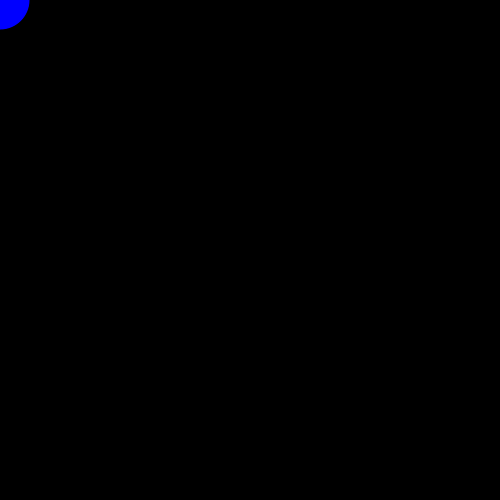
Frame 1 (no input)
Frame 60 (the mouse pressed at the canvas centre just before this capture): identical to frame 1, image omitted
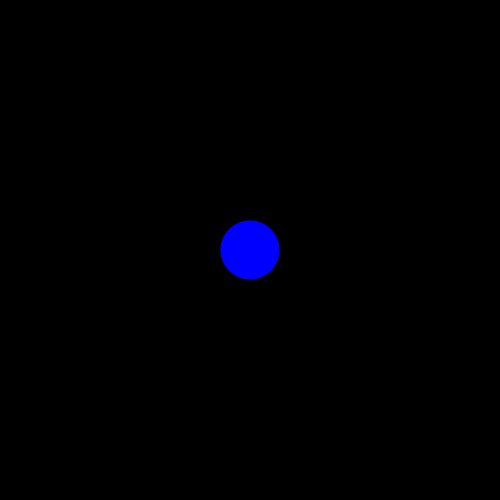
Frame 120 (the mouse held since frame 60 and released just before this capture)

The Processing sketch that drew these frames (run headless with seeded random() and noise(); from frame 60 on, the mouse is pressed at the canvas centre):

// Processing sketch: object_with_transparent_tail
// ── object_with_transparent_tail.pde
//guidance from Learning Processing chapter 9 (arrays)
// an ellipse with a tail

Object myObject;

void setup() {
  size (500,500);

  myObject = new Object();

}

void draw() {
  background(0);
  noCursor();

  myObject.display();
}

//object made with a class
class Object {
  // variables x and y positions
  int[] x = new int[60];
  int[] y = new int[60];


  void display() {

   // array values
    for (int i = 0; i < x.length - 1; i++) {
      x[i] = x[i + 1];
      y[i] = y[i + 1];
    }

    //updating last array with mouse location
   x[x.length - 1] = mouseX;
   y[y.length - 1] = mouseY;

   //drawing the object in each array where its tied to the loop counter i
   for (int i = 0; i < x.length; i++) {
     fill(0,0,255);
     noStroke();
     ellipse(x[i],y[i],i,i);
   }
  }
}
